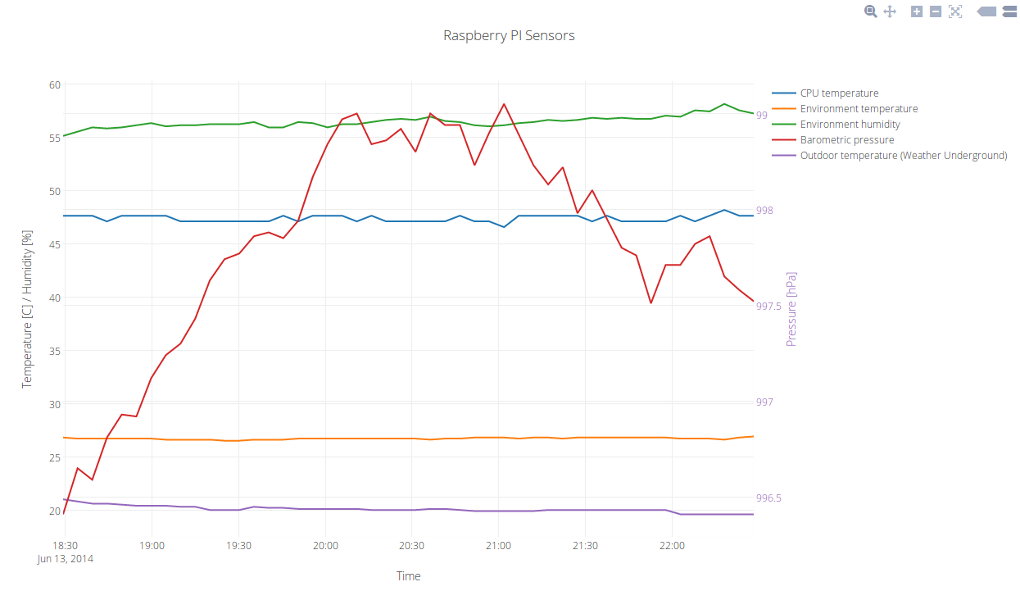

This figure's Python source:
#!/usr/bin/env python
# -*- coding: utf-8 -*-

"""Raspberry Pi temperature graphing PoC through Plotly

   Plots CPU temperature (directly from RPI), environment temperature (BMP085),
   environment barometric pressure (BMP085), environment humidity (DHT22).
   and outdoor temperature (Weather Underground). It runs as
   a Unix daemon and preferably runs infinitely long.

   Hardware requirements:
   - Raspberry Pi model A or B: http://shop.pimoroni.com/
   - dupont cables or cobbler with breadboard (GPIO and I2C)
   - BMP085, BMP180, BMP183: https://www.adafruit.com/products/1900
   - DHT11, DHT22 or DHT2302: https://www.adafruit.com/products/385

   Requirements:
   - Weather Underground developer account (free!): http://www.wunderground.com/weather/api
   - Plotly account (free!): http://plot.ly
   - WiringPI library: git://git.drogon.net/wiringPi
   - bcm2835 library: http://www.airspayce.com/mikem/bcm2835/
   - Adafruit BMP085 I2C library: included!
   - Adafruit DHT GPIO library: https://github.com/adafruit/Adafruit_Python_DHT
   - Plotly library: pip install plotly
   - daemon library: pip install daemon

   Important notes:
   - Raspberry PI model A users need to edit Adafruit_I2C.py and do the following change:

   self.bus = smbus.SMBus(0);

   - You can store Weather Underground configuration in /root/.weather_underground.rc:

   {"wu_city": "Zagreb", "wu_state": "Croatia", "wu_key": "XXXX"}

   - Plotly configuration needs to be stored in /root/.plotly/.credentials
"""

__copyright__ = """Copyright (C) 2014  Dinko Korunic <dinko.korunic@gmail.com>

This program is free software; you can redistribute it and/or modify it
under the terms of the GNU General Public License as published by the
Free Software Foundation; either version 2 of the License, or (at your
option) any later version.

This program is distributed in the hope that it will be useful, but
WITHOUT ANY WARRANTY; without even the implied warranty of
MERCHANTABILITY or FITNESS FOR A PARTICULAR PURPOSE.  See the GNU
General Public License for more details.

You should have received a copy of the GNU General Public License along
with this program; if not, write to the Free Software Foundation, Inc.,
59 Temple Place, Suite 330, Boston, MA  02111-1307 USA
"""

import time
import datetime
import sys
import os
import socket
import json
import urllib2

import Adafruit_DHT
import Adafruit_BMP085
import daemon
import plotly.exceptions
import plotly.plotly
import plotly.tools
from plotly.graph_objs import Data, Layout, Figure, Stream, Scatter, YAxis, XAxis, Font


DHT_VER = 22  # 11, 22 or 2302
DHT_GPIO = 4  # any connected GPIO
BMP085_ADDRESS = 0x77  # I2C address
BMP085_MODE = 1  # 0 = ULTRALOWPOWER, 1 = STANDARD, 2 = HIRES, 3 = ULTRAHIRES

SLEEP_DELAY = 300  # poll delay
PLOTLY_CHART_NAME = 'Raspberry PI'  # graph title
MAX_POINTS = 300  # graph data points
GRAPH_MODE = 'lines'  # lines or lines+markers trace type

WU_KEY = None
WU_STATE = None
WU_CITY = None
WU_API_URL = 'http://api.wunderground.com/api/'
WU_API_QUERY = '/geolookup/conditions/q/'
WU_FAKE_TEMP = 21.0


def init_bmp(debug=False):
    """
    Initializes BMP085, BMP180 or BMP183 devices.

    :param debug: Allows for debugging I2C problems
    :return: Returns initialized BMP085 device structure
    """
    try:

        bmp = Adafruit_BMP085.BMP085(BMP085_ADDRESS, BMP085_MODE)
    except IOError, e:
        if debug:
            print >> sys.stderr, 'ERROR: I2C BMP085 reading failure: %s' % e
        sys.exit(1)

    return bmp


def init_plotly(debug=False):
    """
    Prepares authenticate tokens for each trace, prepares layout and streams with corresponding scatter graph traces.

    :param debug: Allows debugging Plotly API errors
    :return: Returns initialized stream IDs for each trace
    """
    # pull in Plotly authentication data
    plotly_creds = plotly.tools.get_credentials_file()
    username = plotly_creds['username']
    api_key = plotly_creds['api_key']
    token_cpu, token_temp, token_humidity, token_pressure, token_wu = plotly_creds['stream_ids'][0:5]

    plotly.plotly.sign_in(username, api_key)

    # create Stream structures with proper tokens and maximum preserved graph points
    my_stream_cpu = Stream(token=token_cpu, maxpoints=MAX_POINTS)
    my_stream_temp = Stream(token=token_temp, maxpoints=MAX_POINTS)
    my_stream_humidity = Stream(token=token_humidity, maxpoints=MAX_POINTS)
    my_stream_pressure = Stream(token=token_pressure, maxpoints=MAX_POINTS)
    my_stream_wu = Stream(token=token_wu, maxpoints=MAX_POINTS)

    # create Scatter-type structures with appropriate names; don't provide sample data as we'll provide it live in
    # Stream mode
    my_scatter_cpu = Scatter(x=[], y=[], stream=my_stream_cpu, name='CPU temperature', mode=GRAPH_MODE)
    my_scatter_temp = Scatter(x=[], y=[], stream=my_stream_temp,
                              name='Environment temperature', mode=GRAPH_MODE)
    my_scatter_humidity = Scatter(x=[], y=[], stream=my_stream_humidity,
                                  name='Environment humidity', mode=GRAPH_MODE)
    my_scatter_pressure = Scatter(x=[], y=[], stream=my_stream_pressure,
                                  name='Barometric pressure', yaxis='y2',
                                  mode=GRAPH_MODE)
    my_scatter_wu = Scatter(x=[], y=[], stream=my_stream_wu, name='Outdoor temperature (Weather Underground)',
                            mode=GRAPH_MODE)

    # prepare Data structure
    my_data = Data([my_scatter_cpu, my_scatter_temp, my_scatter_humidity,
                    my_scatter_pressure, my_scatter_wu])

    # create Layout structure where we have one shared X axis (time series) and two Y axis, one left side (temperature
    # and humidity) and one right side (pressure)
    my_layout = Layout(title='Raspberry PI Sensors',
                       xaxis=XAxis(title='Time'), yaxis=YAxis(title='Temperature [C] / Humidity [%]'),
                       yaxis2=YAxis(title='Pressure [hPa]',
                                    overlaying='y', side='right',
                                    titlefont=Font(color='rgb(148, 103, 189)'),
                                    tickfont=Font(color='rgb(148, 103, 189)')))

    # prepare Figure structure
    my_fig = Figure(data=my_data, layout=my_layout)

    # overwrite existing data on creating the new figure
    plotly.plotly.plot(my_fig, filename=PLOTLY_CHART_NAME, auto_open=False, fileopt='overwrite')

    # initialize Stream structures with different stream ids, so that each has its own trace
    s_cpu = plotly.plotly.Stream(token_cpu)
    s_temp = plotly.plotly.Stream(token_temp)
    s_humidity = plotly.plotly.Stream(token_humidity)
    s_pressure = plotly.plotly.Stream(token_pressure)
    s_wu = plotly.plotly.Stream(token_wu)

    return s_cpu, s_humidity, s_pressure, s_temp, s_wu


def init_weather_underground(debug=False):
    """
    Initialize Weather Undeground API from either globals or $HOME/.weather_underground.rc JSON with later one
    being preferred.

    :param debug: Allows Weather Underground debugging
    :return: returns full Weather Underground API URL
    """
    global WU_KEY
    global WU_STATE
    global WU_CITY

    wu_file = ''.join([os.environ['HOME'], os.sep, '.weather_underground.rc'])
    try:
        f = open(wu_file)

        try:
            json_string = f.read()
            try:
                parsed_json = json.loads(json_string)

                if 'wu_key' in parsed_json:
                    WU_KEY = parsed_json['wu_key']
                if 'wu_city' in parsed_json:
                    WU_CITY = parsed_json['wu_city']
                if 'wu_state' in parsed_json:
                    WU_STATE = parsed_json['wu_state']
            except ValueError, e:
                if debug:
                    print >> sys.stderr, 'WARN: Invalid Weather Underground JSON configuration in %s: %s' % (wu_file, e)
                pass
        finally:
            f.close()
    except IOError, e:
        if debug:
            print >> sys.stderr, 'WARN: Could not open/read Weather Undeground configuration in %s: %s' % (wu_file, e)
        pass

    if WU_CITY is None or WU_STATE is None or WU_KEY is None:
        if debug:
            print >> sys.stderr, 'WARN: Weather Underground unconfigured. Simulating.'
            return None
    else:
        return ''.join([WU_API_URL, WU_KEY, WU_API_QUERY, WU_STATE, '/', WU_CITY, '.json'])


def backoff_sleep(reset=False, delay=2, max_delay=1024, debug=False):
    """
    Sleep function with exponential backoff with deterministic maximum and option to reset delay to default.

    :param reset: Resets the next run to default delay without backoff
    :param delay: Initial backoff delay
    :param max_delay: Maximal backoff after which delay becomes constant
    :param debug: In debug mode it displays the amount of backoff seconds done
    """
    global _backoff_delay

    if reset:
        _backoff_delay = None
    else:
        if not '_backoff_delay' in globals() or _backoff_delay is None:
            _backoff_delay = delay

        if debug:
            print >> sys.stderr, 'INFO: Backoff initiated in the duration %d seconds.' % _backoff_delay
        time.sleep(_backoff_delay)

        _backoff_delay *= 2
        if _backoff_delay > max_delay:
            _backoff_delay = max_delay


def read_rpi_cpu():
    """
    Fetch temperature from CPU0 thermal zone from /proc file and return float.

    :return: CPU0 temperature in Celsius
    """
    try:
        tz_file = open('/sys/class/thermal/thermal_zone0/temp')

        try:
            cpu_temp = float(tz_file.read()) / 1000.
        finally:
            tz_file.close()
    except IOError, msg:
        raise RuntimeError(msg)

    return cpu_temp


def read_weather_underground(debug=False, weather_underground_url=None):
    """
    Poll Weather Underground API for current outdoor temperature in Celsius.

    :param debug: Allows debugging Weather Underground API errors
    :param weather_underground_url: Full Weather Underground API url for current city, state and with proper API key
    :return: temperature in Celsius, real or fake temperature
    """
    if weather_underground_url is None:
        return WU_FAKE_TEMP

    try:
        f = urllib2.urlopen(weather_underground_url)

        try:
            json_string = f.read()
        finally:
            f.close()
    except urllib2.URLError, e:
        if debug:
            print >> sys.stderr, 'WARN: Could not communicate with Weather Underground API: %s' % e
        return WU_FAKE_TEMP

    try:
        parsed_json = json.loads(json_string)
    except ValueError, e:
        if debug:
            print >> sys.stderr, 'WARN: Invalid JSON from Weather Undeground API: %s' % e
        return WU_FAKE_TEMP

    try:
        temp_c = parsed_json['current_observation']['temp_c']
    except KeyError, e:
        if debug:
            print >> sys.stderr, 'WARN: Invalid JSON from Weather Undeground API: %s' % e
        return WU_FAKE_TEMP

    return temp_c


def plot_data(debug=False):
    """
    Gather all data from DHT and BMP sensors and graph on Plotly. Tries to be resilient to most intermittent
    errors.

    :param debug: Control of verbose sensor readouts
    """
    bmp = init_bmp(debug)
    s_cpu, s_humidity, s_pressure, s_temp, s_wu = init_plotly(debug)
    wu_url = init_weather_underground(debug)

    while True:
        try:
            s_cpu.open()
            s_temp.open()
            s_humidity.open()
            s_pressure.open()
            s_wu.open()
        except socket.error, e:
            if debug:
                print >> sys.stderr, 'WARN: Socket error connecting to Plotly: %s. Retrying...' % e
            backoff_sleep(delay=60, debug=debug)

        while True:
            try:
                # pull CPU0 temperature
                try:
                    cpu_temp = read_rpi_cpu()
                except RuntimeError, e:
                    if debug:
                        print >> sys.stderr, 'ERROR: CPU0 thermal zone reading failure: %s' % e
                    sys.exit(1)

                # pull DHT temperature and humidity
                try:
                    dht_hum, dht_temp = Adafruit_DHT.read_retry(DHT_VER, DHT_GPIO)
                except RuntimeError, e:
                    if debug:
                        print >> sys.stderr, 'ERROR: GPIO DHT reading failure: %s' % e
                    sys.exit(1)

                # pull BMP temperature and pressure
                try:
                    bmp_temp = bmp.readTemperature()
                    bmp_pres = bmp.readPressure() / 100.0
                except IOError, e:
                    if debug:
                        print >> sys.stderr, 'ERROR: I2C BMP085 reading failure: %s' % e
                    sys.exit(1)

                # pull Weather Underground outdoor temperature
                wu_temp = read_weather_underground(debug=debug, weather_underground_url=wu_url)

                date_stamp = datetime.datetime.now().strftime('%Y-%m-%d %H:%M:%S.%f')

                if debug:
                    print 'Timestamp: %s' % date_stamp
                    print 'CPU Temperature: %.2f ºC' % cpu_temp
                    print 'Weather Underground Temperature: %.2f ºC' % wu_temp
                    print 'DHT Humidity: %.2f %%' % dht_hum
                    print 'DHT Temperature: %.2f ºC' % dht_temp
                    print 'BMP Temperature: %.2f ºC' % bmp_temp
                    print 'BMP Pressure: %.2f hPa' % bmp_pres
                    print 40 * '-'

                try:
                    # push data to Plotly
                    s_cpu.write(dict(x=date_stamp, y=cpu_temp))
                    s_temp.write(dict(x=date_stamp, y=bmp_temp))
                    s_humidity.write(dict(x=date_stamp, y=dht_hum))
                    s_pressure.write(dict(x=date_stamp, y=bmp_pres))
                    s_wu.write(dict(x=date_stamp, y=wu_temp))

                    backoff_sleep(reset=True)
                    time.sleep(SLEEP_DELAY)
                except (IOError, socket.error, plotly.exceptions.PlotlyError):
                    if debug:
                        print >> sys.stderr, 'WARN: Socket error writing to Plotly. Retrying...'
                    backoff_sleep(delay=60, debug=debug)
                    break

            finally:
                try:
                    s_cpu.close()
                    s_temp.close()
                    s_humidity.close()
                    s_pressure.close()
                    s_wu.close()
                except plotly.exceptions.PlotlyError:
                    pass


def run():
    my_daemon = True
    my_debug = False

    if 'nodaemon' in sys.argv:
        my_daemon = False
    if 'debug' in sys.argv:
        my_debug = True
        my_daemon = False

    if os.geteuid() != 0:
        print >> sys.stderr, 'ERROR: You need root to be able to read GPIO, I2C and CPU thermal zones.'
        sys.exit(1)

    # preferably daemonize
    if my_daemon:
        with daemon.DaemonContext():
            plot_data(my_debug)
    else:
        plot_data(my_debug)


if __name__ == '__main__':
    run()
